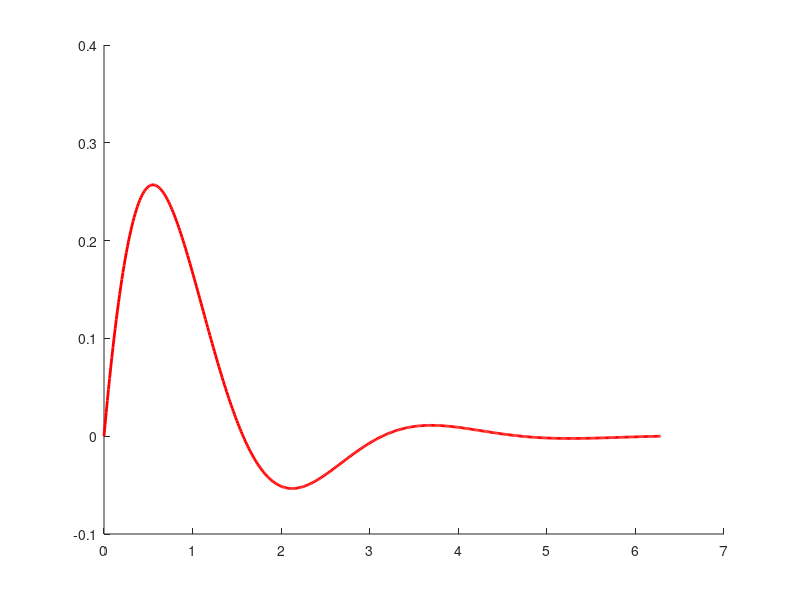

Source code (MATLAB): (Note: this script raises an error after producing the figure.)
%% Testing the IntegroDifferential Equation solver
clc 
clear
close all
%% Case 1: a'[t] == 1 - 2*a[t] - 5*\int_0^t a[x]dx With a[0] = 0
tmax = 2*pi;
t = linspace(0,tmax,500);
%% Theoritical Solution (Using MATHEMATICA)
yth = exp(-t).*cos(t).*sin(t);
% ythGuess = 0.5*exp(-2*t).*(-1 + exp(2*t));

figure1 = figure('visible','on','WindowState','fullscreen','Color',[1 1 1]);
axes1 = axes('Parent',figure1);
hold(axes1,'on');
% plot(t, ythGuess,'r-','MarkerSize',20,'LineWidth',2,'DisplayName','Theoritical');
plot(t, yth,'r-','MarkerSize',20,'LineWidth',2,'DisplayName','Theoritical');

%% MATLAB Solution
odeOptions = odeset('AbsTol',1e-8,'RelTol',1e-8);
a0 = 0;
[t,guess] = ode45(@model0,t,a0,odeOptions);
guess = [t guess]; 
counter = 1; err = 1e4; Tol = 1e-8;
% [t,a] = ode113(@model, t, a0, odeOptions, guess);
while err > Tol
    [t,a] = ode113(@model, t, a0, odeOptions, guess);
    err = sum((a(:,1)-guess(:,2)).^2);
    fprintf('  %4i: %8.2e\n',[counter err]);
    wt = 0.5;
    guess = [t (1-wt)*guess(:,2) + wt*a(:,1)];
    counter = counter+1;
end

nskip = 20;
% plot(t(1:nskip:end), guess(1:nskip:end),'r*','MarkerSize',20,'LineWidth',2,'DisplayName','Matlab');
plot(t(1:nskip:end), a(1:nskip:end),'r*','MarkerSize',20,'LineWidth',2,'DisplayName','Matlab');

legend1 = legend(axes1,'show');
set(legend1,...
    'Position',[0.45 0.75 0.263939012799944 0.0847176079734219],...
    'Interpreter','latex',...
    'FontSize',30,...
    'EdgeColor',[1 1 1]);
box(axes1,'on');
set(axes1,'FontName','times new roman','FontSize',30,'FontWeight','bold',...
    'LineWidth',3);
axis square
xlim([0.0 tmax])
% ylim([0.0 1.0])
xlabel('\boldmath{$t$}','LineWidth',2,'FontWeight','bold','FontSize',50,...
            'FontName','times new roman',...
            'Interpreter','latex');
ylabel('\boldmath{$a$}','LineWidth',2,'FontWeight','bold','FontSize',50,...
    'FontName','times new roman',...
    'Interpreter','latex'); 

annotation(figure1,'textbox',...
    [0.45 0.53 0.25 0.10],...
    'String','$\ddot{a} + 2a + 5\int_0^ta(x)dx = 1$',...
    'LineStyle','none',...
    'Interpreter','latex',...
    'HorizontalAlignment','center',...
    'FontSize',50,...
    'FitBoxToText','off');

function dadt = model0(~,a)
    % Generating Initial Guess
    dadt = 1.0 - 2.0*a;
end

function dadt = model(t,a,guess)
% Inside the while loop, getting to the actual solution
% Integro-differential equation
ys = @(s) interp1(guess(:,1), guess(:,2), s);
dadt = 1.0 - 2.0*a - 5*integral(@(s) ys(s), 0, t,'RelTol',1e-8,'AbsTol',1e-13);
end
